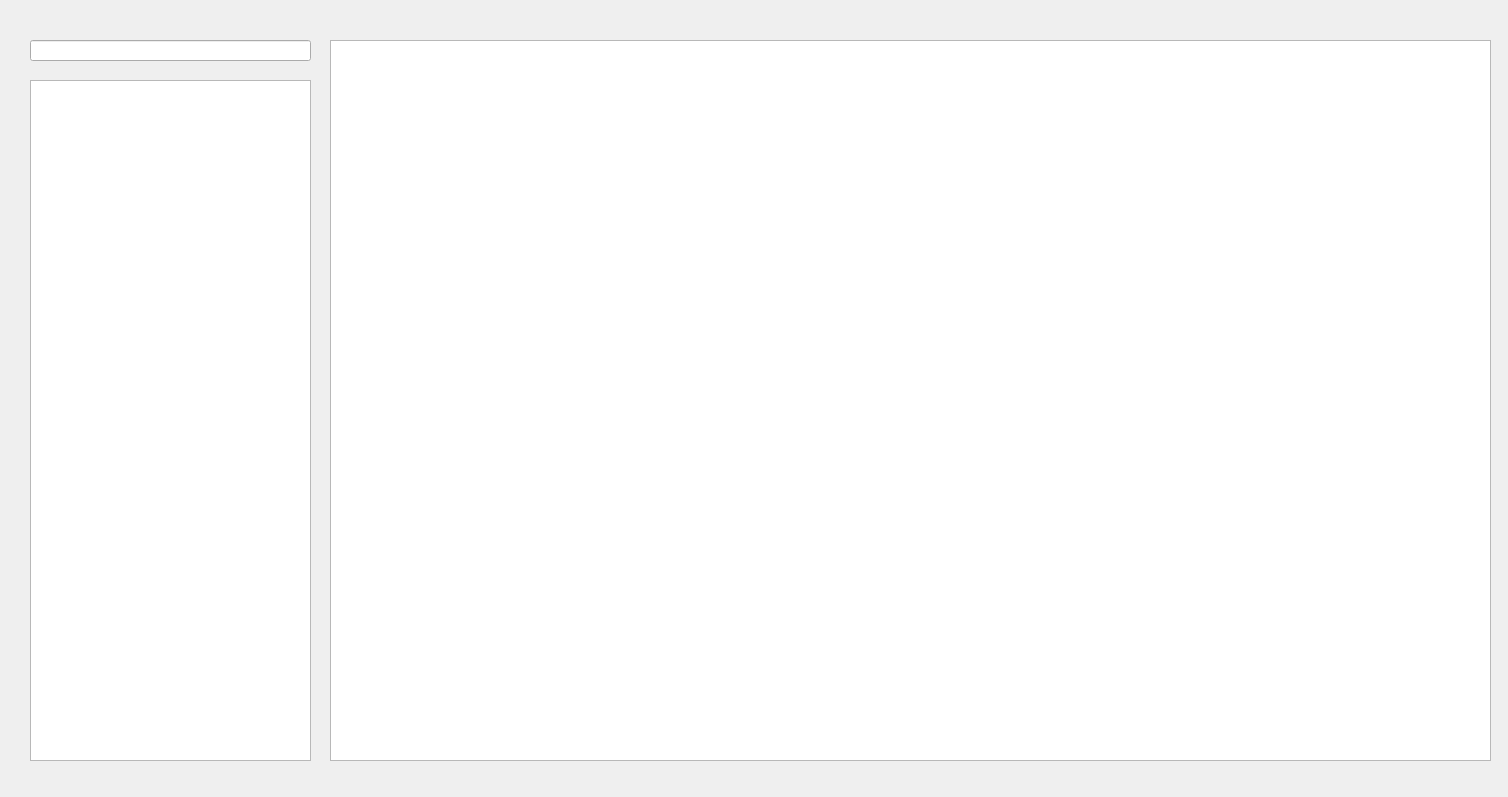
<?xml version="1.0" encoding="UTF-8"?>
<ui version="4.0">
 <class>frmMain</class>
 <widget class="QWidget" name="frmMain">
  <property name="geometry">
   <rect>
    <x>0</x>
    <y>0</y>
    <width>1508</width>
    <height>797</height>
   </rect>
  </property>
  <property name="windowTitle">
   <string>Liste des allocataires</string>
  </property>
  <widget class="QLineEdit" name="leTxtSaisie">
   <property name="geometry">
    <rect>
     <x>30</x>
     <y>40</y>
     <width>281</width>
     <height>21</height>
    </rect>
   </property>
  </widget>
  <widget class="QListWidget" name="lstBDD">
   <property name="geometry">
    <rect>
     <x>30</x>
     <y>80</y>
     <width>281</width>
     <height>681</height>
    </rect>
   </property>
  </widget>
  <widget class="QTableView" name="tvDatas">
   <property name="geometry">
    <rect>
     <x>330</x>
     <y>40</y>
     <width>1161</width>
     <height>721</height>
    </rect>
   </property>
   <property name="styleSheet">
    <string notr="true">alternate-background-color: rgb(221, 221, 110);</string>
   </property>
  </widget>
 </widget>
 <resources/>
 <connections/>
</ui>
